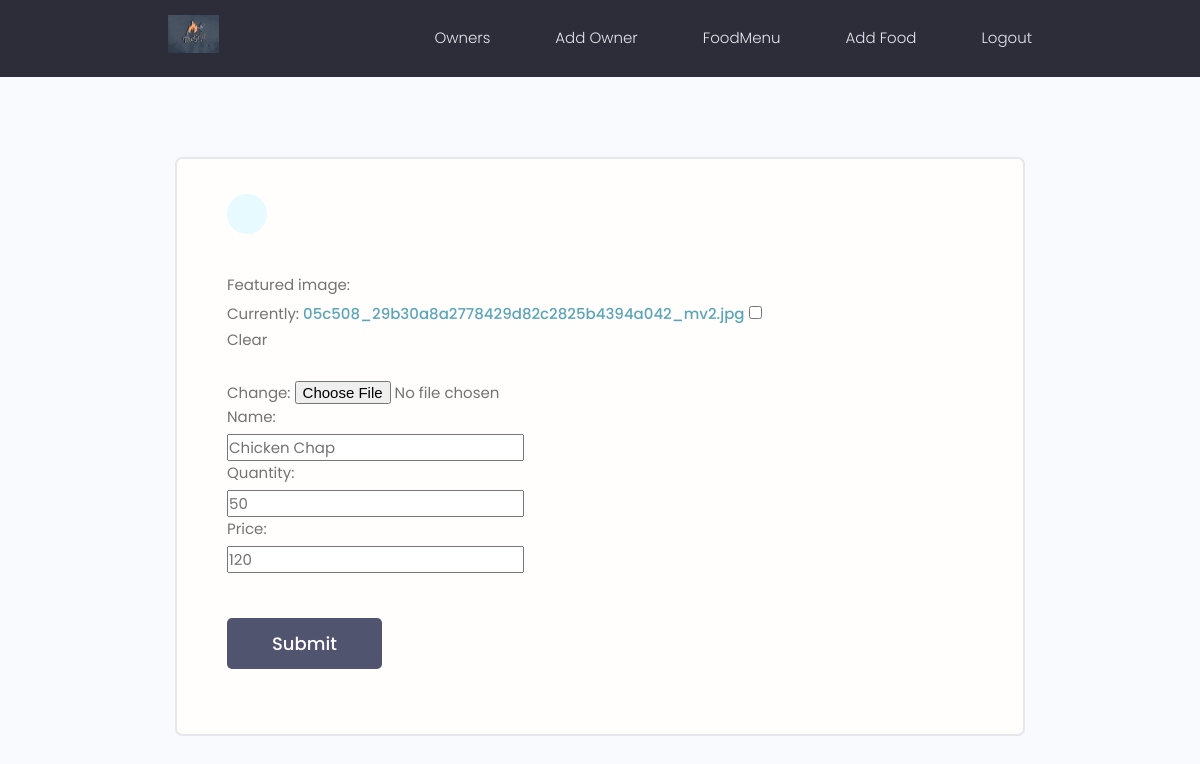
Screenshot of /ownerpanel/editfood/9aff29ca04f54db4b07c3a1b57858084/ (signed in) with the database file from the repository.
### Owner_Panel/models.py (models this page shows, shortened)
class Food_Panel(models.Model):
    featured_image = models.ImageField(blank=True,null=True,default='default.jpg')
    name = models.CharField(max_length=200, null=False, blank=False)
    quantity = models.IntegerField(null=False, blank=False)
    price = models.IntegerField(null=False, blank=False)
    id = models.UUIDField(default=uuid.uuid4, unique=True,
                          primary_key=True, editable=False)
    created = models.DateTimeField(auto_now_add=True)
    food_priority_serial = models.IntegerField(null=True, blank=True)

### Owner_Panel/views.py (the view)
# urls.py: path('editfood/<str:food_id>/',views.edit_food,name="edit_food"),
@login_required(login_url='ownerlogin')
def edit_food(request,food_id):
    perticular_food_details = Food_Panel.objects.get(id=food_id)
    form = editFood(instance=perticular_food_details)
    context = {'form':form,'perticular_food':perticular_food_details}
    if request.method == 'POST':
        form = editFood(request.POST, request.FILES, instance=perticular_food_details)
        if form.is_valid():
            form.save()
            messages.success(request,"Successfully Updated")
            return redirect('food_details',food_id)
    return render(request,'Owner_Panel/edit_food.html', context)

### Owner_Panel/editFoodForms.py
class editFood(ModelForm):
    class Meta:
        model = Food_Panel
        exclude = ['food_priority_serial','created']

### Owner_Panel/templates/Owner_Panel/edit_food.html (shortened to what this page needs)
{% extends 'main.html' %}
{% block content %}
<main class="formPage my-xl">
  <div class="content-box">
      <div class="formWrapper">
          <a class="backButton" href="{% url "food_details" perticular_food.id %}"></a>
          <br>
          <form action="" method="POST" enctype="multipart/form-data">
              <div class="form__field">
                {{form.as_table}}
              </div>
              <input class="btn btn--sub btn--lg  my-md" type="submit" value="Submit" />
          </form>
      </div>
  </div>
</main>
{% endblock %}

### static/styles/app.css (style rules this page uses)
:root { --color-sub: #2d2d39; }
.btn--sub { background-color: var(--color-sub-light); }
.content-box { width: 95%; max-width: 85rem; margin: 0 auto; }
.backButton { background: var(--color-main-light); color: var(--color-main); width: 4rem; height: 4rem; display: flex; align-items: center; justify-content: center; border-radius: 50%; }
.formPage .formWrapper { list-style: none; background: var(--color-white); padding: 3.5rem 5rem; border: 2px solid var(--color-light); border-radius: 0.7rem; }

### static/uikit/styles/modules/_variables.css (style rules this page uses)
:root { --color-main: #5aa5b9; --color-main-light: #e6faff; --color-sub: #3f4156; --color-sub-light: #51546e; --color-sub-lighter: #ededfd; --color-text: #737373; --color-gray: #8b8b8b; --color-light: #e5e7eb; --color-light-gray: #767676; --color-bg: #f8fafd; --color-white: #fffefd; --color-white-light: #f3f3f3; --color-success: #359e64; --color-success-bg: #def8e8; --color-error: #fc4b0b; --color-error-bg: #fff2ee; --font-base: 'Poppins', arial, helvetica, 'Segoe UI', roboto, ubuntu, sans-serif; --font-monospace: 'Fira Code', 'Courier New', courier, monospace; --font-regular: 300; --font-medium: 500; --font-bold: 700; --generic-shadow: 1px 1px 5px #00000010; --generic-transition: all 0.3s ease-in-out; }

### static/uikit/styles/modules/_base.css (style rules this page uses)
* { margin: 0; padding: 0; box-sizing: border-box; text-rendering: optimizeLegibility; color: inherit; font-size: inherit; }
html { font-size: 50%; }
@media only screen and (min-width: 480px) { html { font-size: 56.25%; } }
@media only screen and (min-width: 1200px) { html { font-size: 62.5%; } }
body { line-height: 1.6; font-weight: 400; font-size: 1.5rem; color: var(--color-text); background-color: var(--color-bg); min-height: 100vh; }

### static/uikit/styles/modules/_typography.css (style rules this page uses)
* { font-family: var(--font-base); }
a { padding-bottom: 2px; text-decoration: none; display: inline-block; color: var(--color-main); font-weight: var(--font-medium); }

### static/uikit/styles/modules/_utilities.css (style rules this page uses)
.my-md { margin: 3rem auto; }
.my-xl { margin: 8rem auto; }

### static/uikit/styles/modules/_button.css (style rules this page uses)
.btn { display: inline-block; position: relative; cursor: pointer; background-color: var(--color-light); font-weight: var(--font-medium); color: var(--color-sub); text-decoration: none; padding: 1rem 2rem; border-radius: 0.5rem; border: none; width: -webkit-fit-content; width: -moz-fit-content; width: fit-content; height: -webkit-fit-content; height: -moz-fit-content; height: fit-content; font-size: 1.6rem; outline-width: 0; outline-color: transparent; -webkit-backface-visibility: hidden; backface-visibility: hidden; transition: all 0.3s ease-in-out; }
.btn--sub { background-color: var(--color-sub); color: var(--color-white); }
.btn--lg { font-size: 1.8rem; padding: 1.2rem 4.5rem; }

### static/uikit/styles/modules/_form.css (style rules this page uses)
.form__field { margin-top: 1.5rem; margin-bottom: 1.5rem; }
.form__label, .form__field > label { display: block; margin-bottom: 0.5rem; color: var(--color-text); }

### rows the page displays
Food_Panel: name "Chicken Chap", quantity "50", price "120"
